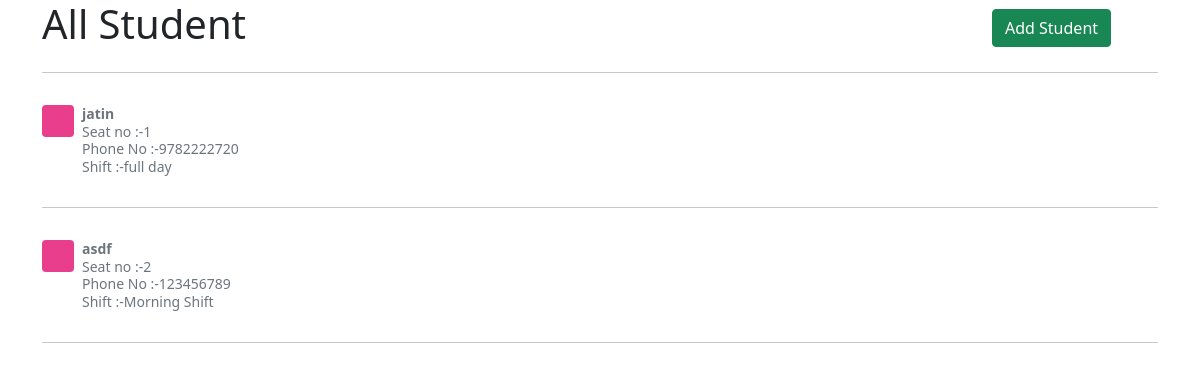
The app's page /, older data.
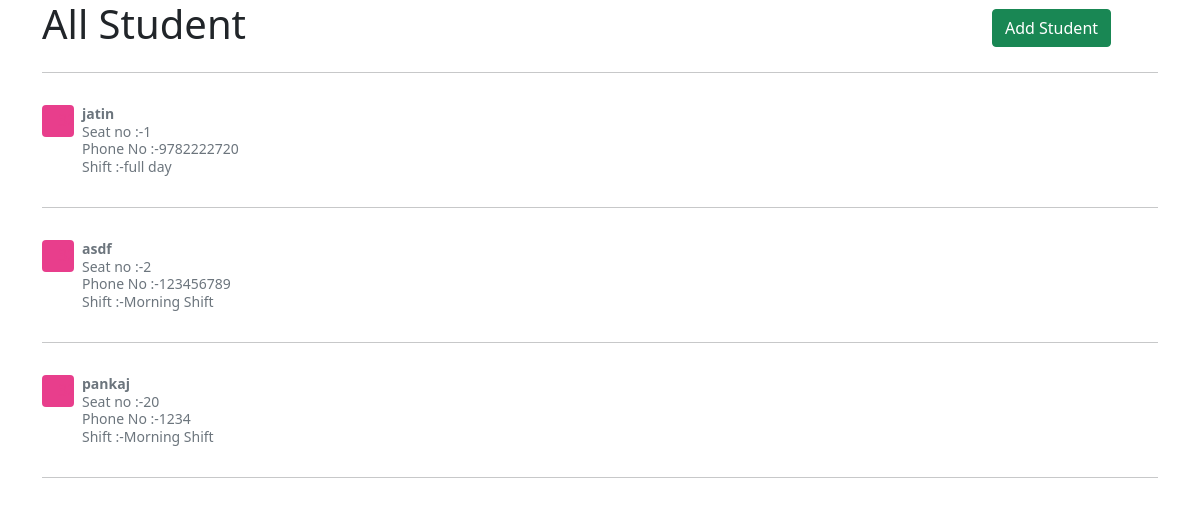
The same page, newer data.
### main/models.py (models this page shows, shortened)
class Student(models.Model):
    sno= models.AutoField(primary_key=True)
    seatno = models.CharField(max_length=4)
    name = models.CharField(max_length=255)
    email = models.CharField(max_length=50)
    phone = models.CharField(max_length=20)
    shift = models.CharField(max_length=24)
    address = models.CharField(max_length=255)
    slug = models.CharField(max_length=255)
    timestamp = models.DateTimeField(auto_now_add=True, blank=True)
    timestamp.editable=True

### main/views.py (the view)
# urls.py: 2. Add a URL to urlpatterns:  path('', views.home, name='home')
def home(request):
    list=[]
    list2=[]
    for i in range(1,71):
        list.append(i)
    allstudent = Student.objects.all()
    s=Student.objects.all().values_list('seatno')
    for i in s:
        list2.append(int(i[0]))
    for y in list2:
        for x in list:
            if y==x:
                list.remove(y)
                break
    context = {'allstudent':allstudent,'seatavailable':list}
    return render(request, 'main/home.html', context)

### templates/main/home.html (shortened to what this page needs)
<!doctype html>
<html lang="en">
  <head>
    <link href="https://cdn.jsdelivr.net/npm/bootstrap@5.0.2/dist/css/bootstrap.min.css" rel="stylesheet">
  </head>
  <body>
      <head>
      </head>
        <div class="container">
          <div class="row align-items-center">
            <div class="col">
              <h1>All Student</h1>
            </div>
            <div class="col-2">
              <button type="button" class="btn btn-success" data-bs-toggle="modal" data-bs-target="#studentModal">
                Add Student
              </button>
            </div>
          </div>
        </div>
        <div class="container">
          <hr>
          {% for student in allstudent %}
          <div class="d-flex text-muted pt-3">
            <svg class="bd-placeholder-img flex-shrink-0 me-2 rounded" width="32" height="32" xmlns="http://www.w3.org/2000/svg" role="img" aria-label="Placeholder: 32x32" preserveAspectRatio="xMidYMid slice" focusable="false"><title>Placeholder</title><rect width="100%" height="100%" fill="#e83e8c"></rect><text x="50%" y="50%" fill="#e83e8c" dy=".3em">32x32</text></svg>
            <p class="pb-3 mb-0 small lh-sm ">
              <strong class="d-block text-gray-dark">{{student.name}}</strong>
              Seat no :-{{student.seatno}}<br>
              Phone No :-{{student.phone}}<br>
              Shift :-{{student.shift}}<br>
            </p>
          </div>
          <hr>
          {% endfor %}
        </div>
  </body>
</html>

Row changes from the older to the newer data that the page shows:
added Student: name "pankaj", seatno "20", phone "1234", shift "Morning Shift"
